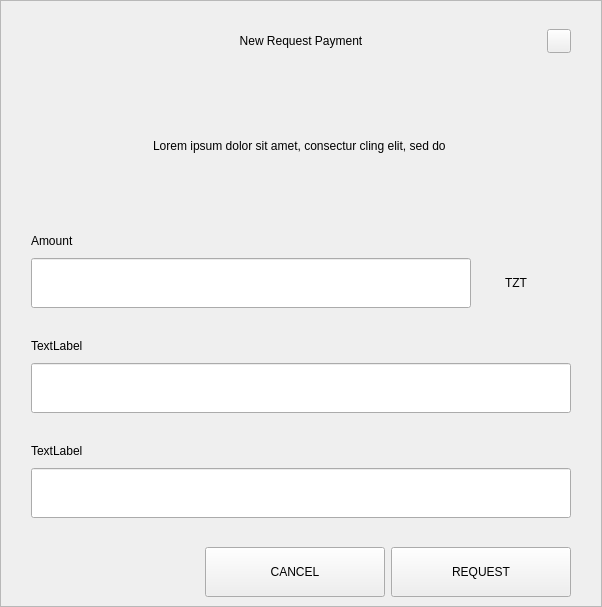
<?xml version="1.0" encoding="UTF-8"?>
<ui version="4.0">
 <class>RequestDialog</class>
 <widget class="QDialog" name="RequestDialog">
  <property name="geometry">
   <rect>
    <x>0</x>
    <y>0</y>
    <width>602</width>
    <height>607</height>
   </rect>
  </property>
  <property name="windowTitle">
   <string>Dialog</string>
  </property>
  <layout class="QVBoxLayout" name="verticalLayout_5">
   <property name="spacing">
    <number>0</number>
   </property>
   <property name="leftMargin">
    <number>0</number>
   </property>
   <property name="topMargin">
    <number>0</number>
   </property>
   <property name="rightMargin">
    <number>0</number>
   </property>
   <property name="bottomMargin">
    <number>0</number>
   </property>
   <item>
    <widget class="QFrame" name="frame">
     <property name="styleSheet">
      <string notr="true"/>
     </property>
     <property name="frameShape">
      <enum>QFrame::StyledPanel</enum>
     </property>
     <property name="frameShadow">
      <enum>QFrame::Raised</enum>
     </property>
     <layout class="QVBoxLayout" name="verticalLayout_4" stretch="1,0,0">
      <property name="spacing">
       <number>0</number>
      </property>
      <property name="leftMargin">
       <number>30</number>
      </property>
      <property name="topMargin">
       <number>20</number>
      </property>
      <property name="rightMargin">
       <number>30</number>
      </property>
      <property name="bottomMargin">
       <number>0</number>
      </property>
      <item>
       <layout class="QHBoxLayout" name="horizontalLayout_3">
        <property name="spacing">
         <number>0</number>
        </property>
        <item>
         <spacer name="horizontalSpacer_21">
          <property name="orientation">
           <enum>Qt::Horizontal</enum>
          </property>
          <property name="sizeHint" stdset="0">
           <size>
            <width>40</width>
            <height>20</height>
           </size>
          </property>
         </spacer>
        </item>
        <item>
         <widget class="QLabel" name="labelTitle">
          <property name="minimumSize">
           <size>
            <width>0</width>
            <height>40</height>
           </size>
          </property>
          <property name="maximumSize">
           <size>
            <width>16777215</width>
            <height>40</height>
           </size>
          </property>
          <property name="styleSheet">
           <string notr="true">padding-left:24px;</string>
          </property>
          <property name="text">
           <string>New Request Payment</string>
          </property>
          <property name="alignment">
           <set>Qt::AlignCenter</set>
          </property>
          <property name="margin">
           <number>7</number>
          </property>
         </widget>
        </item>
        <item>
         <spacer name="horizontalSpacer">
          <property name="orientation">
           <enum>Qt::Horizontal</enum>
          </property>
          <property name="sizeHint" stdset="0">
           <size>
            <width>40</width>
            <height>20</height>
           </size>
          </property>
         </spacer>
        </item>
        <item>
         <widget class="QPushButton" name="btnEsc">
          <property name="minimumSize">
           <size>
            <width>24</width>
            <height>24</height>
           </size>
          </property>
          <property name="maximumSize">
           <size>
            <width>24</width>
            <height>24</height>
           </size>
          </property>
          <property name="focusPolicy">
           <enum>Qt::NoFocus</enum>
          </property>
          <property name="text">
           <string/>
          </property>
         </widget>
        </item>
       </layout>
      </item>
      <item>
       <widget class="QStackedWidget" name="stack">
        <property name="minimumSize">
         <size>
          <width>540</width>
          <height>0</height>
         </size>
        </property>
        <property name="maximumSize">
         <size>
          <width>540</width>
          <height>16777215</height>
         </size>
        </property>
        <property name="currentIndex">
         <number>0</number>
        </property>
        <widget class="QWidget" name="page_1">
         <property name="minimumSize">
          <size>
           <width>540</width>
           <height>0</height>
          </size>
         </property>
         <property name="maximumSize">
          <size>
           <width>540</width>
           <height>16777215</height>
          </size>
         </property>
         <layout class="QVBoxLayout" name="layout1">
          <property name="spacing">
           <number>0</number>
          </property>
          <property name="leftMargin">
           <number>0</number>
          </property>
          <property name="topMargin">
           <number>0</number>
          </property>
          <property name="rightMargin">
           <number>0</number>
          </property>
          <property name="bottomMargin">
           <number>0</number>
          </property>
          <item>
           <spacer name="verticalSpacer_21">
            <property name="orientation">
             <enum>Qt::Vertical</enum>
            </property>
            <property name="sizeType">
             <enum>QSizePolicy::Fixed</enum>
            </property>
            <property name="sizeHint" stdset="0">
             <size>
              <width>20</width>
              <height>30</height>
             </size>
            </property>
           </spacer>
          </item>
          <item alignment="Qt::AlignHCenter">
           <widget class="QLabel" name="labelMessage">
            <property name="minimumSize">
             <size>
              <width>400</width>
              <height>50</height>
             </size>
            </property>
            <property name="text">
             <string>Lorem ipsum dolor sit amet, consectur cling elit, sed do </string>
            </property>
            <property name="alignment">
             <set>Qt::AlignCenter</set>
            </property>
            <property name="wordWrap">
             <bool>true</bool>
            </property>
           </widget>
          </item>
          <item alignment="Qt::AlignBottom">
           <widget class="QWidget" name="containerAmount" native="true">
            <layout class="QVBoxLayout" name="verticalLayout">
             <property name="spacing">
              <number>9</number>
             </property>
             <property name="leftMargin">
              <number>0</number>
             </property>
             <property name="topMargin">
              <number>0</number>
             </property>
             <property name="rightMargin">
              <number>0</number>
             </property>
             <property name="bottomMargin">
              <number>0</number>
             </property>
             <item>
              <widget class="QLabel" name="labelSubtitleAmount">
               <property name="minimumSize">
                <size>
                 <width>350</width>
                 <height>16</height>
                </size>
               </property>
               <property name="maximumSize">
                <size>
                 <width>16777215</width>
                 <height>16</height>
                </size>
               </property>
               <property name="text">
                <string>Amount</string>
               </property>
              </widget>
             </item>
             <item alignment="Qt::AlignTop">
              <widget class="QWidget" name="layoutAmount" native="true">
               <layout class="QHBoxLayout" name="horizontalLayout" stretch="2,0">
                <property name="spacing">
                 <number>0</number>
                </property>
                <property name="leftMargin">
                 <number>0</number>
                </property>
                <property name="topMargin">
                 <number>0</number>
                </property>
                <property name="rightMargin">
                 <number>0</number>
                </property>
                <property name="bottomMargin">
                 <number>0</number>
                </property>
                <item>
                 <widget class="QLineEdit" name="lineEditAmount">
                  <property name="minimumSize">
                   <size>
                    <width>0</width>
                    <height>50</height>
                   </size>
                  </property>
                  <property name="maximumSize">
                   <size>
                    <width>16777215</width>
                    <height>50</height>
                   </size>
                  </property>
                 </widget>
                </item>
                <item>
                 <widget class="QWidget" name="comboContainer" native="true">
                  <property name="minimumSize">
                   <size>
                    <width>100</width>
                    <height>50</height>
                   </size>
                  </property>
                  <property name="maximumSize">
                   <size>
                    <width>16777215</width>
                    <height>50</height>
                   </size>
                  </property>
                  <layout class="QHBoxLayout" name="horizontalLayout_31">
                   <property name="spacing">
                    <number>0</number>
                   </property>
                   <property name="leftMargin">
                    <number>0</number>
                   </property>
                   <property name="topMargin">
                    <number>0</number>
                   </property>
                   <property name="rightMargin">
                    <number>10</number>
                   </property>
                   <property name="bottomMargin">
                    <number>0</number>
                   </property>
                   <item>
                    <widget class="QLabel" name="comboBoxCoin">
                     <property name="text">
                      <string>TZT</string>
                     </property>
                     <property name="alignment">
                      <set>Qt::AlignCenter</set>
                     </property>
                    </widget>
                   </item>
                  </layout>
                 </widget>
                </item>
               </layout>
              </widget>
             </item>
            </layout>
           </widget>
          </item>
          <item>
           <spacer name="verticalSpacer_31">
            <property name="orientation">
             <enum>Qt::Vertical</enum>
            </property>
            <property name="sizeType">
             <enum>QSizePolicy::Fixed</enum>
            </property>
            <property name="sizeHint" stdset="0">
             <size>
              <width>20</width>
              <height>30</height>
             </size>
            </property>
           </spacer>
          </item>
          <item>
           <layout class="QVBoxLayout" name="verticalLayoutLabel">
            <property name="spacing">
             <number>9</number>
            </property>
            <item>
             <widget class="QLabel" name="labelSubtitleLabel">
              <property name="minimumSize">
               <size>
                <width>0</width>
                <height>16</height>
               </size>
              </property>
              <property name="maximumSize">
               <size>
                <width>16777215</width>
                <height>16</height>
               </size>
              </property>
              <property name="text">
               <string>TextLabel</string>
              </property>
             </widget>
            </item>
            <item>
             <widget class="QLineEdit" name="lineEditLabel">
              <property name="minimumSize">
               <size>
                <width>0</width>
                <height>50</height>
               </size>
              </property>
              <property name="maximumSize">
               <size>
                <width>16777215</width>
                <height>50</height>
               </size>
              </property>
             </widget>
            </item>
           </layout>
          </item>
          <item>
           <spacer name="verticalSpacer_34">
            <property name="orientation">
             <enum>Qt::Vertical</enum>
            </property>
            <property name="sizeType">
             <enum>QSizePolicy::Fixed</enum>
            </property>
            <property name="sizeHint" stdset="0">
             <size>
              <width>20</width>
              <height>30</height>
             </size>
            </property>
           </spacer>
          </item>
          <item>
           <layout class="QVBoxLayout" name="verticalLayoutDescription">
            <property name="spacing">
             <number>9</number>
            </property>
            <item>
             <widget class="QLabel" name="labelSubtitleDescription">
              <property name="minimumSize">
               <size>
                <width>0</width>
                <height>16</height>
               </size>
              </property>
              <property name="maximumSize">
               <size>
                <width>16777215</width>
                <height>16</height>
               </size>
              </property>
              <property name="text">
               <string>TextLabel</string>
              </property>
             </widget>
            </item>
            <item>
             <widget class="QLineEdit" name="lineEditDescription">
              <property name="minimumSize">
               <size>
                <width>0</width>
                <height>50</height>
               </size>
              </property>
              <property name="maximumSize">
               <size>
                <width>16777215</width>
                <height>50</height>
               </size>
              </property>
             </widget>
            </item>
            <item>
             <spacer name="verticalSpacer_4">
              <property name="orientation">
               <enum>Qt::Vertical</enum>
              </property>
              <property name="sizeType">
               <enum>QSizePolicy::Fixed</enum>
              </property>
              <property name="sizeHint" stdset="0">
               <size>
                <width>20</width>
                <height>20</height>
               </size>
              </property>
             </spacer>
            </item>
           </layout>
          </item>
         </layout>
        </widget>
        <widget class="QWidget" name="page_2">
         <layout class="QVBoxLayout" name="layout2">
          <item>
           <spacer name="verticalSpacer_5">
            <property name="orientation">
             <enum>Qt::Vertical</enum>
            </property>
            <property name="sizeType">
             <enum>QSizePolicy::Fixed</enum>
            </property>
            <property name="sizeHint" stdset="0">
             <size>
              <width>20</width>
              <height>50</height>
             </size>
            </property>
           </spacer>
          </item>
          <item alignment="Qt::AlignHCenter">
           <widget class="QLabel" name="labelQrImg">
            <property name="minimumSize">
             <size>
              <width>260</width>
              <height>260</height>
             </size>
            </property>
            <property name="maximumSize">
             <size>
              <width>260</width>
              <height>260</height>
             </size>
            </property>
            <property name="text">
             <string/>
            </property>
            <property name="alignment">
             <set>Qt::AlignCenter</set>
            </property>
           </widget>
          </item>
          <item>
           <spacer name="verticalSpacer_2">
            <property name="orientation">
             <enum>Qt::Vertical</enum>
            </property>
            <property name="sizeType">
             <enum>QSizePolicy::Fixed</enum>
            </property>
            <property name="sizeHint" stdset="0">
             <size>
              <width>20</width>
              <height>30</height>
             </size>
            </property>
           </spacer>
          </item>
          <item alignment="Qt::AlignHCenter">
           <widget class="QLabel" name="labelAddress">
            <property name="text">
             <string>D7VFR83SQbiezrW72hjcWJtcfip5krte2Z </string>
            </property>
           </widget>
          </item>
          <item>
           <spacer name="verticalSpacer_32">
            <property name="orientation">
             <enum>Qt::Vertical</enum>
            </property>
            <property name="sizeType">
             <enum>QSizePolicy::Expanding</enum>
            </property>
            <property name="sizeHint" stdset="0">
             <size>
              <width>20</width>
              <height>20</height>
             </size>
            </property>
           </spacer>
          </item>
          <item>
           <layout class="QHBoxLayout" name="horizontal">
            <property name="leftMargin">
             <number>20</number>
            </property>
            <property name="rightMargin">
             <number>20</number>
            </property>
            <property name="bottomMargin">
             <number>20</number>
            </property>
            <item>
             <spacer name="horizontalSpacer_4">
              <property name="orientation">
               <enum>Qt::Horizontal</enum>
              </property>
              <property name="sizeHint" stdset="0">
               <size>
                <width>40</width>
                <height>20</height>
               </size>
              </property>
             </spacer>
            </item>
            <item>
             <widget class="QPushButton" name="btnCopyAddress">
              <property name="minimumSize">
               <size>
                <width>180</width>
                <height>50</height>
               </size>
              </property>
              <property name="text">
               <string>COPY ADDRESS</string>
              </property>
             </widget>
            </item>
            <item>
             <widget class="QPushButton" name="btnCopyUrl">
              <property name="minimumSize">
               <size>
                <width>180</width>
                <height>50</height>
               </size>
              </property>
              <property name="text">
               <string>COPY URL</string>
              </property>
             </widget>
            </item>
            <item>
             <spacer name="horizontalSpacer_2">
              <property name="orientation">
               <enum>Qt::Horizontal</enum>
              </property>
              <property name="sizeHint" stdset="0">
               <size>
                <width>40</width>
                <height>20</height>
               </size>
              </property>
             </spacer>
            </item>
           </layout>
          </item>
         </layout>
        </widget>
       </widget>
      </item>
      <item>
       <widget class="QWidget" name="buttonsStack" native="true">
        <layout class="QHBoxLayout" name="horizontalLayout_5">
         <property name="leftMargin">
          <number>20</number>
         </property>
         <property name="rightMargin">
          <number>0</number>
         </property>
         <item>
          <spacer name="horizontalSpacer_41">
           <property name="orientation">
            <enum>Qt::Horizontal</enum>
           </property>
           <property name="sizeHint" stdset="0">
            <size>
             <width>40</width>
             <height>20</height>
            </size>
           </property>
          </spacer>
         </item>
         <item>
          <widget class="QPushButton" name="btnCancel">
           <property name="minimumSize">
            <size>
             <width>180</width>
             <height>50</height>
            </size>
           </property>
           <property name="focusPolicy">
            <enum>Qt::NoFocus</enum>
           </property>
           <property name="text">
            <string>CANCEL</string>
           </property>
          </widget>
         </item>
         <item>
          <widget class="QPushButton" name="btnSave">
           <property name="minimumSize">
            <size>
             <width>180</width>
             <height>50</height>
            </size>
           </property>
           <property name="focusPolicy">
            <enum>Qt::NoFocus</enum>
           </property>
           <property name="text">
            <string>REQUEST</string>
           </property>
          </widget>
         </item>
        </layout>
       </widget>
      </item>
     </layout>
    </widget>
   </item>
  </layout>
 </widget>
 <resources/>
 <connections/>
</ui>
